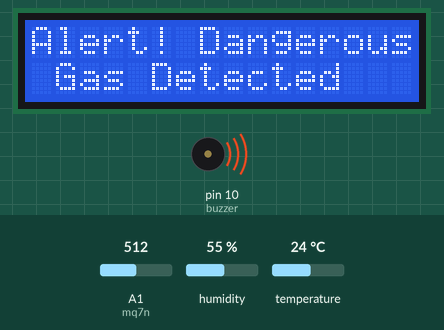
Simulated run of this sketch. Board: Arduino Uno, built with avr-gcc and run on an emulated ATmega328P. Shown: 16×2 character LCD, buzzer (waves = sounding, pin HIGH). Inputs (shaded band) come from the test bench; at power-on: humidity 55 %, A1 (mq7n) = 512, temperature 24 °C. The modem accepts every AT command (registered, SIM ready, sends succeed) and sends nothing else; what the sketch prints to the serial monitor is not drawn.

Above: at 12.2 s.
12.3 s: humidity set to 22 %
At 17.9 s:
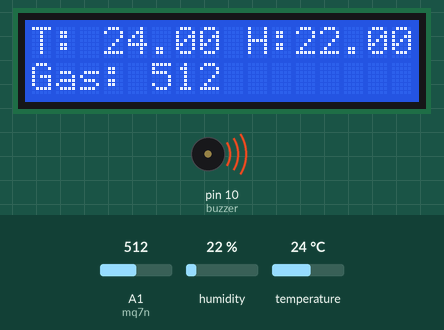
19.6 s: A1 (mq7n) set to 413
At 23.6 s:
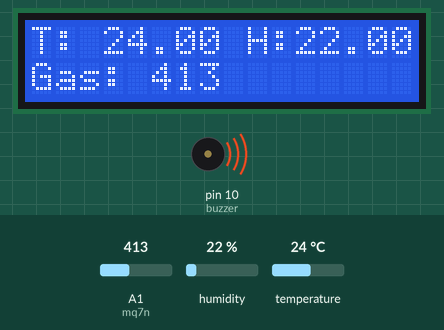
25.7 s: A1 (mq7n) set to 387
At 30.9 s:
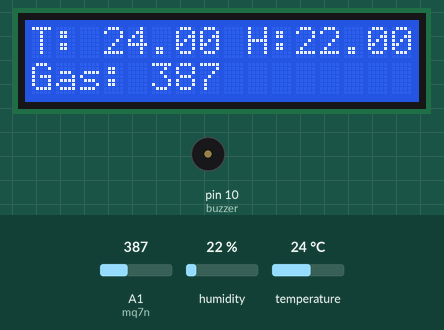
31.7 s: temperature set to 12 °C
At 35.5 s:
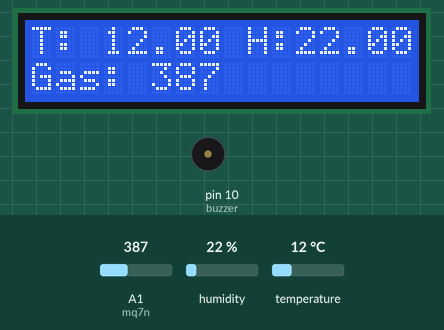
36.2 s: humidity set to 40 %
At 39.7 s:
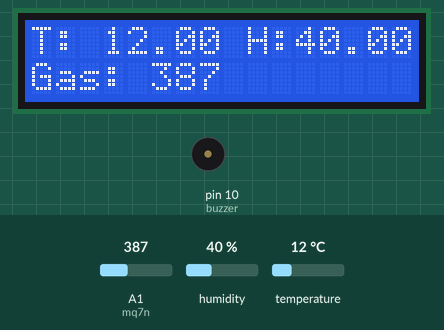
40.8 s: A1 (mq7n) set to 410
At 45.1 s:
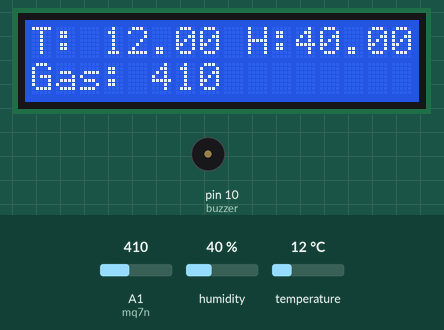
Timing chart, 0 to 46.9 s (numbered marks = the images above; inputs shaded):
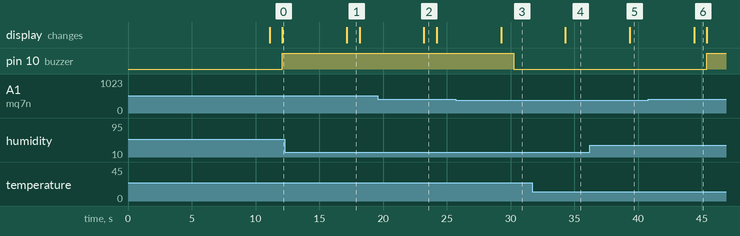

The sketch:

Remote_Air_Pollution_Monitoring.ino
```cpp
#include <dht.h>
#include <LiquidCrystal.h>
#include <SoftwareSerial.h>

#define DHT11_PIN A0
#define mq7n A1
int buzzer=10;
SoftwareSerial wifi(8, 9);
LiquidCrystal lcd(2, 3, 4, 5, 6, 7);

String apiKey = "REZ9ZAXCBGE1DQLN";
dht DHT;
int valn;

void setup() {
  lcd.begin(16, 2); // 16 columns, 2 rows
  lcd.setCursor(0, 0);
  lcd.print(" Air Pollution");
  lcd.setCursor(0, 1);
  lcd.print("   Monitoring...");
  pinMode(buzzer,HIGH);
  delay(2000); // Show the title for 2 seconds
  Serial.begin(9600);
  wifi.begin(115200);
  wifi.println("AT+RST");
  delay(4000);
  wifi.println("AT+CWMODE=3");
  delay(4000);
  wifi.print("AT+CWJAP=");
  wifi.write('"');
  wifi.print("projectpulse");
  wifi.write('"');
  wifi.write(',');
  wifi.write('"');
  wifi.print("hailucky123");
  wifi.write('"');
  wifi.println();
  delay(1000);

  // Initialize LCD

  lcd.clear();
}

void loop() {
  int chk = DHT.read11(DHT11_PIN);
  valn = analogRead(mq7n);

  // Print data to Serial Monitor
  Serial.print("Temperature: ");
  Serial.println(DHT.temperature);
  Serial.print("Humidity: ");
  Serial.println(DHT.humidity);
  Serial.print("Gas Value: ");
  Serial.println(valn);
  lcd.clear();
  // Display data on LCD
  lcd.setCursor(0, 0);
  lcd.print("T: ");
  lcd.print(DHT.temperature);
  lcd.print(" C");

  lcd.setCursor(9, 0);
  lcd.print("H:");
  lcd.print(DHT.humidity);
  lcd.print(" %");
  lcd.setCursor(0, 1);
  lcd.print("Gas: ");
  lcd.print(valn);
  delay(1000);
  if(valn>400)
  {
    digitalWrite(buzzer,HIGH);
    lcd.clear();
    lcd.print("Alert! Dangerous");
    lcd.setCursor(0,1);
    lcd.print(" Gas Detected");
    delay(1000);}
    else
    {
      digitalWrite(buzzer,LOW);
    }
  SendWiFi_Data(); // Send data to ThingSpeak
}

void SendWiFi_Data() {
  String cmd = "AT+CIPSTART=\"TCP\",\"";
  cmd += "184.106.153.149"; // api.thingspeak.com
  cmd += "\",80";
  wifi.println(cmd);
  delay(1500);

  String getStr = "GET /update?api_key=";
  getStr += apiKey;
  getStr += "&field1=";
  getStr += String(DHT.temperature);
  getStr += "&field2=";
  getStr += String(DHT.humidity);
  getStr += "&field3=";
  getStr += String(valn);

  getStr += "\r\n\r\n";

  // send data length
  cmd = "AT+CIPSEND=";
  cmd += String(getStr.length());
  wifi.println(cmd);
  delay(1500);
  wifi.println(getStr);
  delay(1000);
  Serial.println("Data Sent");
}
```

Measured:
- the behaviour switches between 401 and 400 on A1 (mq7n) (found by bisection; images 2 and 3)
- after the input at 12.3 s, the display: changes after 4.9 s (image 1)
- after the input at 19.6 s, the display: changes after 3.6 s (image 2)
- after the input at 25.7 s, pin 10 (buzzer): HIGH → LOW after 4.6 s; the display: changes after 3.6 s (image 3)
- after the input at 31.7 s, the display: changes after 2.6 s (image 4)
- after the input at 36.2 s, the display: changes after 3.1 s (image 5)
- after the input at 40.8 s, pin 10 (buzzer): LOW → HIGH after 4.6 s; the display: changes after 3.6 s (image 6)
